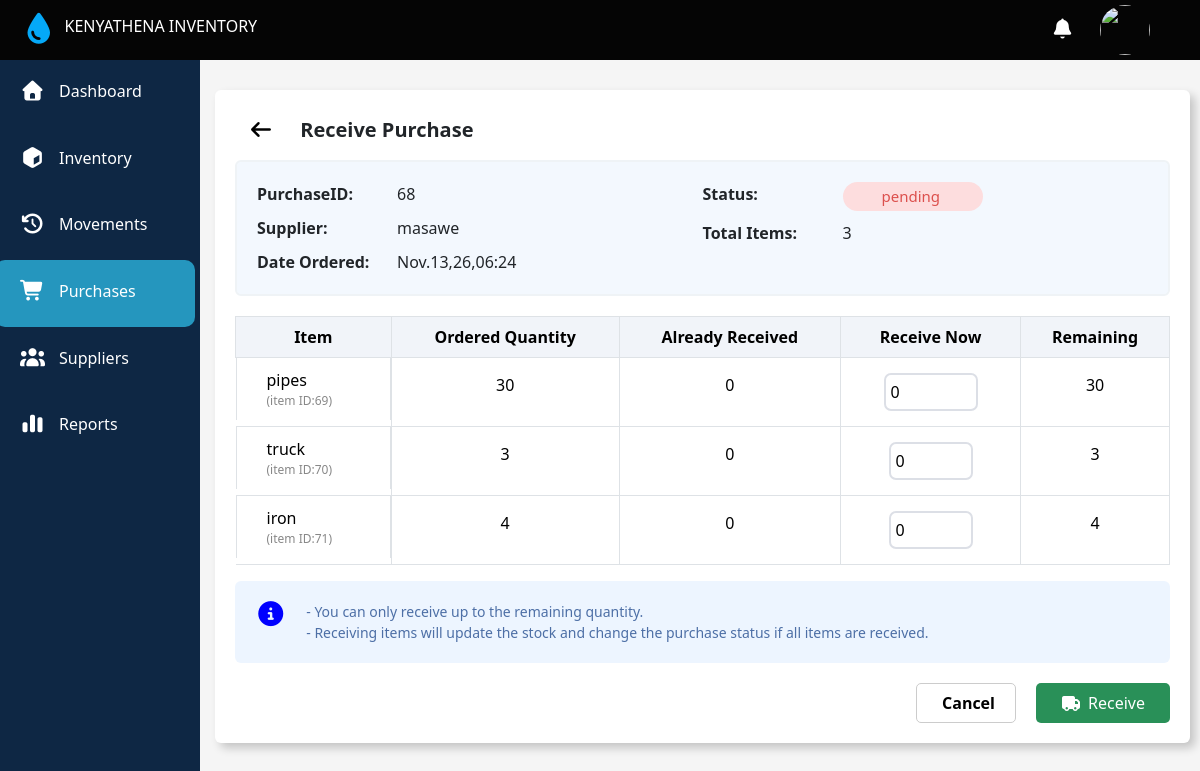
Before: /receive/68 with the older database file.
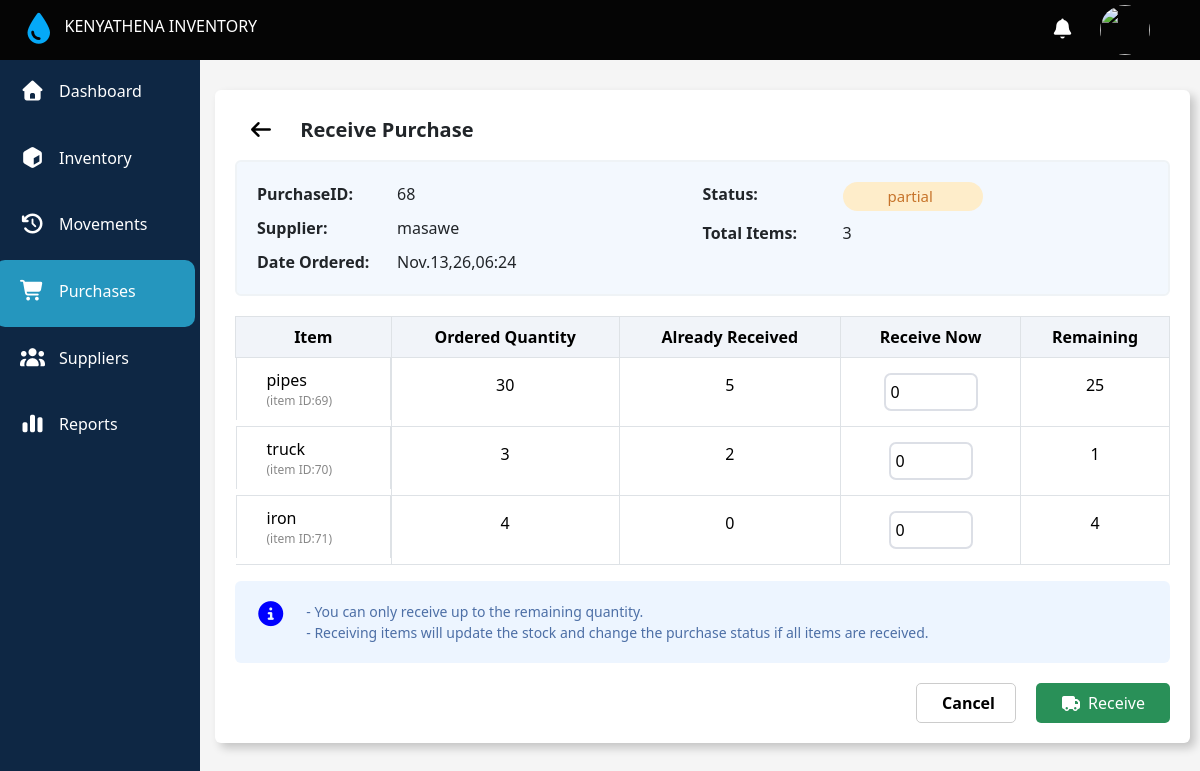
After: the same page with the newer database file.
### main/models.py (models this page shows, shortened)
class Purchase(models.Model):
  supplier = models.ForeignKey(Suppliers,on_delete=models.PROTECT,related_name='purchases')
  date_ordered = models.DateTimeField(auto_now_add=True)
  choices=[
    ("pending","Pending"),
    ("partial","Partially Received"),
    ("received","Received")
  ]
  status = models.CharField(max_length=20,choices=choices,default="pending")

class PurchaseItem(models.Model):
   purchase = models.ForeignKey(Purchase,on_delete=models.CASCADE ,related_name='items')
   item = models.CharField(max_length=200)
   quantity_ordered = models.PositiveIntegerField(default=1)
   quantity_received = models.PositiveIntegerField(default=0)
   remaining = models.PositiveIntegerField()

class Suppliers(models.Model):
  supplier=models.CharField(max_length=200)
  contact = models.CharField(max_length=200,null=True)
  phone = models.CharField(max_length=15,null=True)
  status =models.BooleanField(default=True ,null=True)
  def __str__(self):
    return self.supplier

### main/views.py (the view, shortened to what this page needs)
# urls.py: path('receive/<str:purchase_id>',views.receive,name = 'receive'),
def receive(request,purchase_id):
  purchase = Purchase.objects.get(id=purchase_id)
  purchaseItem = purchase.items.all()
  context = {
    'purchase':purchase,
    'purchaseItem':purchaseItem,
  }
  return render(request,'main/purchase_receive.html',context)

### main/templates/main/purchase_receive.html (shortened to what this page needs)
{% extends 'main/base.html' %}
{% block content %}
</head>
<body style="background-color: #f5f5f5;">
 <main>
    <div class="receivePage_title">
        <a href="{% url 'purchase' %}"><i class="fa-solid fa-arrow-left"></i></a> Receive Purchase
    </div>
    <div class="receivePage_status">
      <div class="firstpart">
       <div class="purchase_id">
        <span>PurchaseID:</span> <span>{{purchase.id}}</span>
       </div>
        <div class="supplier">
        <span>Supplier:</span> <span>{{purchase.supplier}}</span>
       </div>
        <div class="date_ordered">
        <span>Date Ordered:</span> <span>{{purchase.date_ordered |date:"M.d,y,H:i"}}</span>
       </div>
      </div>
      <div class="secondpart">
        <div class="status">
        {% if purchase.status == 'pending' %}
          <span>Status:</span> <span class="status_pending">{{purchase.status}}</span>
        {% elif purchase.status == 'partial' %}
           <span>Status:</span> <span class="status_partial">{{purchase.status}}</span>
        {% else %}
            <span>Status:</span> <span class="status_received">{{purchase.status}}</span>
        {% endif %}
       </div>
        <div class="total_items">
        <span>Total Items:</span> <span>{{purchaseItem.count}}</span>
       </div>
      </div>
    </div>
    <form action="{% url 'receive' purchase.id %}" method="POST">
       <div class="purchase-table">
        <table class="table table-bordered">
        <thead>
            <tr class="table_header">
            <th scope="col">Item</th>
            <th scope="col">Ordered Quantity</th>
            <th scope="col">Already Received</th>
            <th scope="col">Receive Now</th>
            <th scope="col">Remaining</th>
            </tr>
        </thead>
        <tbody>
         {% for item in purchaseItem %}
            <tr>
            <td scope="row" class="firstrow">
                <span>{{item.item}}</span>
                <span>(item ID:{{item.id}})</span>
            </td>
            <td class="table-row">{{item.quantity_ordered}}</td>
            <td class="table-row">{{item.quantity_received}}</td>
            <td class="table-row">
                <span><input type="number" value="0" name="receive_{{item.id}}" min="0" max="{{item.remaining}}"></span>
            </td>
            <td class="table-row">{{item.remaining}}</td>
            </tr>
        {% endfor %}
        </tbody>
        </table>
       </div>
      <div class="note">
        <div>
            <i class="fa-solid fa-circle-info"></i>
        </div>
        <div>
            <span>- You can only receive up to the remaining quantity.</span>
             <span>- Receiving items will update the stock and change the purchase status if all items are received.</span>
        </div>
      </div>
      <div class="cancel_receive_button">
        <a href="{% url 'purchase' %}" class="cancel_button">Cancel</a>
        <button type="submit">
            <i class="fa-solid fa-truck"></i>Receive
        </button>
      </div>
    </form>
 </main>
{% endblock content %}

Changed rows visible on the page:
changed Purchase "Nov.13,26,06:24": status "pending" → "partial"
changed PurchaseItem "pipes": quantity_received "0" → "5"; remaining "30" → "25"
changed PurchaseItem "truck": quantity_received "0" → "2"; remaining "3" → "1"
